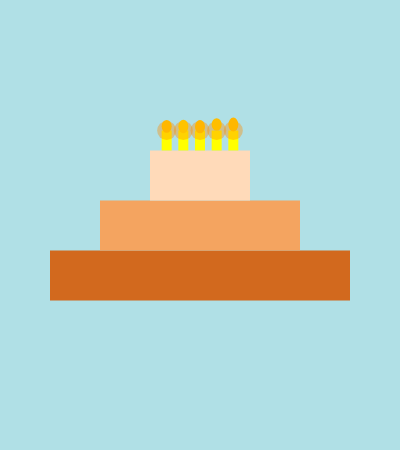
Frame 1 (no input)
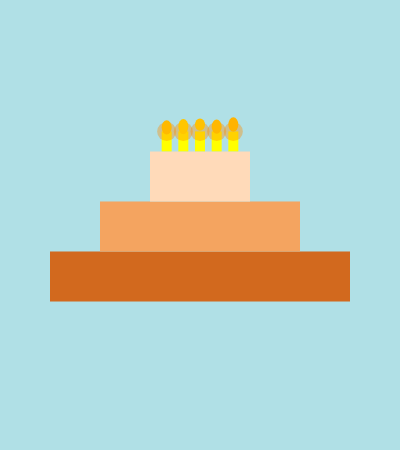
Frame 60 (no input)
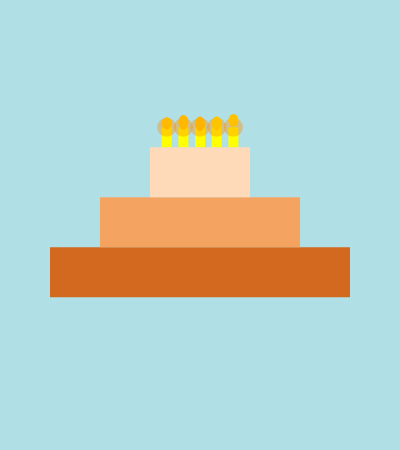
Frame 120 (the mouse pressed at the canvas centre since frame 60)

The p5.js sketch that drew these frames (run headless with seeded random() and noise() and a simulated clock; from frame 60 on, the mouse is pressed at the canvas centre):

// p5.js sketch
// ── sketch.js
//Animated Birthday Cake with Party Effects
// Cake gently up and down.
//Flickering candle flames with glowing color.

let birthdayMode = true; 
let baseY = 0;

function setup() {
  createCanvas(400, 450);
  noStroke();
}

function draw() {
  background('#B0E0E6'); // sky blue

  if (birthdayMode) {
    baseY = sin(frameCount * 0.05) * 10; // gentle up/down animation
  } else {
    baseY = 0;
  }

  // ─── Draw Cake Tiers ───
  drawCake(baseY);

  // ─── Draw Candles ───
  let candleSpacing = 100 / 6;
  for (let i = 1; i <= 5; i++) {
    let x = 150 + i * candleSpacing - 5;
    drawCandle(x, 150 + baseY, i);
  }
}

function drawCake(offsetY) {
  fill('#D2691E'); // bottom tier
  rect(50, 250 + offsetY, 300, 50);

  fill('#F4A460'); // middle tier
  rect(100, 200 + offsetY, 200, 50);

  fill('#FFDAB9'); // top tier
  rect(150, 150 + offsetY, 100, 50);
}

function drawCandle(x, y, idx) {
  // Candle body
  fill('#FFFF00');
  rect(x, y - 20, 10, 20);

  // Candle glow (soft ellipse under flame)
  fill(255, 140, 0, 100);
  ellipse(x + 5, y - 20, 19, 19);

  // Flame
  let flickerY = birthdayMode ? random(-2, 2) : 0;
  let height = birthdayMode ? 14 + random(-2, 2) : 15;
  let c1 = color('#FFA500');
  let c2 = color('#FFD700');
  let flickerColor = lerpColor(c1, c2, noise(frameCount * 0.2 + idx));

  fill(flickerColor);
  ellipse(x + 5, y - 25 + flickerY, 10, height);
}

// ─── Key Interaction ───
function keyPressed() {
  if (key === 'p' || key === 'P') {
    birthdayMode = !birthdayMode;
  }
}
